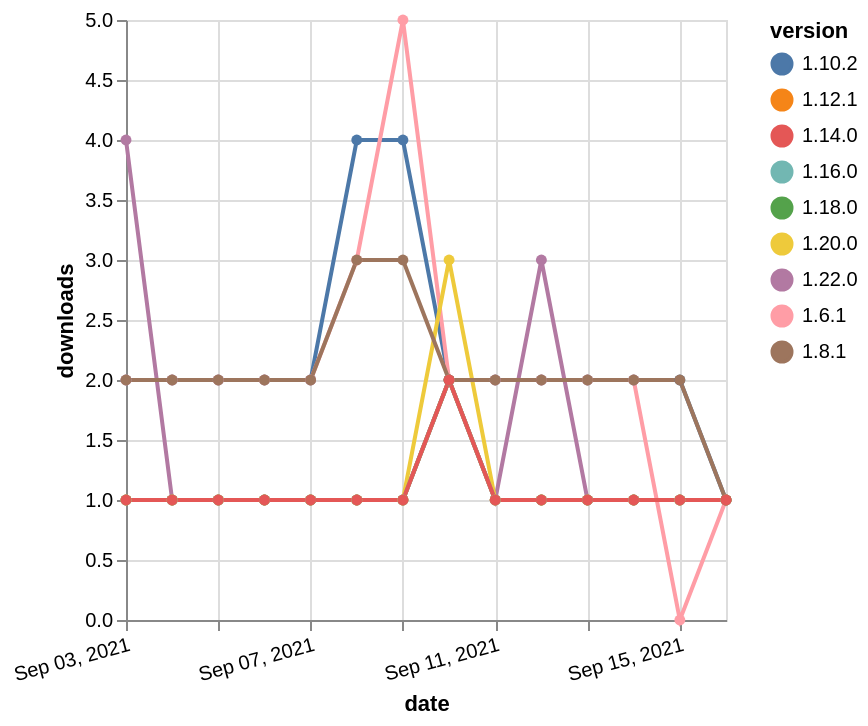

This figure's Vega-Lite source:
### Vega-Lite specification from a JSON file in a GitHub repository (floating-point values rounded to 4 significant figures)
{"$schema": "https://vega.github.io/schema/vega-lite/v5.json", "description": "A simple bar chart with embedded data.", "data": {"values": [{"date": "2021-09-03", "total": 2507, "delta": 2, "version": "1.10.2"}, {"date": "2021-09-04", "total": 2509, "delta": 2, "version": "1.10.2"}, {"date": "2021-09-05", "total": 2511, "delta": 2, "version": "1.10.2"}, {"date": "2021-09-06", "total": 2513, "delta": 2, "version": "1.10.2"}, {"date": "2021-09-07", "total": 2515, "delta": 2, "version": "1.10.2"}, {"date": "2021-09-08", "total": 2519, "delta": 4, "version": "1.10.2"}, {"date": "2021-09-09", "total": 2523, "delta": 4, "version": "1.10.2"}, {"date": "2021-09-10", "total": 2525, "delta": 2, "version": "1.10.2"}, {"date": "2021-09-11", "total": 2527, "delta": 2, "version": "1.10.2"}, {"date": "2021-09-12", "total": 2529, "delta": 2, "version": "1.10.2"}, {"date": "2021-09-13", "total": 2531, "delta": 2, "version": "1.10.2"}, {"date": "2021-09-14", "total": 2533, "delta": 2, "version": "1.10.2"}, {"date": "2021-09-15", "total": 2535, "delta": 2, "version": "1.10.2"}, {"date": "2021-09-16", "total": 2536, "delta": 1, "version": "1.10.2"}, {"date": "2021-09-03", "total": 169, "delta": 1, "version": "1.18.0"}, {"date": "2021-09-04", "total": 170, "delta": 1, "version": "1.18.0"}, {"date": "2021-09-05", "total": 171, "delta": 1, "version": "1.18.0"}, {"date": "2021-09-06", "total": 172, "delta": 1, "version": "1.18.0"}, {"date": "2021-09-07", "total": 173, "delta": 1, "version": "1.18.0"}, {"date": "2021-09-08", "total": 174, "delta": 1, "version": "1.18.0"}, {"date": "2021-09-09", "total": 175, "delta": 1, "version": "1.18.0"}, {"date": "2021-09-10", "total": 177, "delta": 2, "version": "1.18.0"}, {"date": "2021-09-11", "total": 178, "delta": 1, "version": "1.18.0"}, {"date": "2021-09-12", "total": 179, "delta": 1, "version": "1.18.0"}, {"date": "2021-09-13", "total": 180, "delta": 1, "version": "1.18.0"}, {"date": "2021-09-14", "total": 181, "delta": 1, "version": "1.18.0"}, {"date": "2021-09-15", "total": 182, "delta": 1, "version": "1.18.0"}, {"date": "2021-09-16", "total": 183, "delta": 1, "version": "1.18.0"}, {"date": "2021-09-03", "total": 3068, "delta": 2, "version": "1.6.1"}, {"date": "2021-09-04", "total": 3070, "delta": 2, "version": "1.6.1"}, {"date": "2021-09-05", "total": 3072, "delta": 2, "version": "1.6.1"}, {"date": "2021-09-06", "total": 3074, "delta": 2, "version": "1.6.1"}, {"date": "2021-09-07", "total": 3076, "delta": 2, "version": "1.6.1"}, {"date": "2021-09-08", "total": 3079, "delta": 3, "version": "1.6.1"}, {"date": "2021-09-09", "total": 3084, "delta": 5, "version": "1.6.1"}, {"date": "2021-09-10", "total": 3086, "delta": 2, "version": "1.6.1"}, {"date": "2021-09-11", "total": 3088, "delta": 2, "version": "1.6.1"}, {"date": "2021-09-12", "total": 3090, "delta": 2, "version": "1.6.1"}, {"date": "2021-09-13", "total": 3092, "delta": 2, "version": "1.6.1"}, {"date": "2021-09-14", "total": 3094, "delta": 2, "version": "1.6.1"}, {"date": "2021-09-15", "total": 3094, "delta": 0, "version": "1.6.1"}, {"date": "2021-09-16", "total": 3095, "delta": 1, "version": "1.6.1"}, {"date": "2021-09-03", "total": 131, "delta": 4, "version": "1.22.0"}, {"date": "2021-09-04", "total": 132, "delta": 1, "version": "1.22.0"}, {"date": "2021-09-05", "total": 133, "delta": 1, "version": "1.22.0"}, {"date": "2021-09-06", "total": 134, "delta": 1, "version": "1.22.0"}, {"date": "2021-09-07", "total": 135, "delta": 1, "version": "1.22.0"}, {"date": "2021-09-08", "total": 136, "delta": 1, "version": "1.22.0"}, {"date": "2021-09-09", "total": 137, "delta": 1, "version": "1.22.0"}, {"date": "2021-09-10", "total": 139, "delta": 2, "version": "1.22.0"}, {"date": "2021-09-11", "total": 140, "delta": 1, "version": "1.22.0"}, {"date": "2021-09-12", "total": 143, "delta": 3, "version": "1.22.0"}, {"date": "2021-09-13", "total": 144, "delta": 1, "version": "1.22.0"}, {"date": "2021-09-14", "total": 145, "delta": 1, "version": "1.22.0"}, {"date": "2021-09-15", "total": 146, "delta": 1, "version": "1.22.0"}, {"date": "2021-09-16", "total": 147, "delta": 1, "version": "1.22.0"}, {"date": "2021-09-03", "total": 245, "delta": 1, "version": "1.12.1"}, {"date": "2021-09-04", "total": 246, "delta": 1, "version": "1.12.1"}, {"date": "2021-09-05", "total": 247, "delta": 1, "version": "1.12.1"}, {"date": "2021-09-06", "total": 248, "delta": 1, "version": "1.12.1"}, {"date": "2021-09-07", "total": 249, "delta": 1, "version": "1.12.1"}, {"date": "2021-09-08", "total": 250, "delta": 1, "version": "1.12.1"}, {"date": "2021-09-09", "total": 251, "delta": 1, "version": "1.12.1"}, {"date": "2021-09-10", "total": 253, "delta": 2, "version": "1.12.1"}, {"date": "2021-09-11", "total": 254, "delta": 1, "version": "1.12.1"}, {"date": "2021-09-12", "total": 255, "delta": 1, "version": "1.12.1"}, {"date": "2021-09-13", "total": 256, "delta": 1, "version": "1.12.1"}, {"date": "2021-09-14", "total": 257, "delta": 1, "version": "1.12.1"}, {"date": "2021-09-15", "total": 258, "delta": 1, "version": "1.12.1"}, {"date": "2021-09-16", "total": 259, "delta": 1, "version": "1.12.1"}, {"date": "2021-09-03", "total": 202, "delta": 1, "version": "1.20.0"}, {"date": "2021-09-04", "total": 203, "delta": 1, "version": "1.20.0"}, {"date": "2021-09-05", "total": 204, "delta": 1, "version": "1.20.0"}, {"date": "2021-09-06", "total": 205, "delta": 1, "version": "1.20.0"}, {"date": "2021-09-07", "total": 206, "delta": 1, "version": "1.20.0"}, {"date": "2021-09-08", "total": 207, "delta": 1, "version": "1.20.0"}, {"date": "2021-09-09", "total": 208, "delta": 1, "version": "1.20.0"}, {"date": "2021-09-10", "total": 211, "delta": 3, "version": "1.20.0"}, {"date": "2021-09-11", "total": 212, "delta": 1, "version": "1.20.0"}, {"date": "2021-09-12", "total": 213, "delta": 1, "version": "1.20.0"}, {"date": "2021-09-13", "total": 214, "delta": 1, "version": "1.20.0"}, {"date": "2021-09-14", "total": 215, "delta": 1, "version": "1.20.0"}, {"date": "2021-09-15", "total": 216, "delta": 1, "version": "1.20.0"}, {"date": "2021-09-16", "total": 217, "delta": 1, "version": "1.20.0"}, {"date": "2021-09-03", "total": 350, "delta": 1, "version": "1.16.0"}, {"date": "2021-09-04", "total": 351, "delta": 1, "version": "1.16.0"}, {"date": "2021-09-05", "total": 352, "delta": 1, "version": "1.16.0"}, {"date": "2021-09-06", "total": 353, "delta": 1, "version": "1.16.0"}, {"date": "2021-09-07", "total": 354, "delta": 1, "version": "1.16.0"}, {"date": "2021-09-08", "total": 355, "delta": 1, "version": "1.16.0"}, {"date": "2021-09-09", "total": 356, "delta": 1, "version": "1.16.0"}, {"date": "2021-09-10", "total": 358, "delta": 2, "version": "1.16.0"}, {"date": "2021-09-11", "total": 359, "delta": 1, "version": "1.16.0"}, {"date": "2021-09-12", "total": 360, "delta": 1, "version": "1.16.0"}, {"date": "2021-09-13", "total": 361, "delta": 1, "version": "1.16.0"}, {"date": "2021-09-14", "total": 362, "delta": 1, "version": "1.16.0"}, {"date": "2021-09-15", "total": 363, "delta": 1, "version": "1.16.0"}, {"date": "2021-09-16", "total": 364, "delta": 1, "version": "1.16.0"}, {"date": "2021-09-03", "total": 2642, "delta": 2, "version": "1.8.1"}, {"date": "2021-09-04", "total": 2644, "delta": 2, "version": "1.8.1"}, {"date": "2021-09-05", "total": 2646, "delta": 2, "version": "1.8.1"}, {"date": "2021-09-06", "total": 2648, "delta": 2, "version": "1.8.1"}, {"date": "2021-09-07", "total": 2650, "delta": 2, "version": "1.8.1"}, {"date": "2021-09-08", "total": 2653, "delta": 3, "version": "1.8.1"}, {"date": "2021-09-09", "total": 2656, "delta": 3, "version": "1.8.1"}, {"date": "2021-09-10", "total": 2658, "delta": 2, "version": "1.8.1"}, {"date": "2021-09-11", "total": 2660, "delta": 2, "version": "1.8.1"}, {"date": "2021-09-12", "total": 2662, "delta": 2, "version": "1.8.1"}, {"date": "2021-09-13", "total": 2664, "delta": 2, "version": "1.8.1"}, {"date": "2021-09-14", "total": 2666, "delta": 2, "version": "1.8.1"}, {"date": "2021-09-15", "total": 2668, "delta": 2, "version": "1.8.1"}, {"date": "2021-09-16", "total": 2669, "delta": 1, "version": "1.8.1"}, {"date": "2021-09-03", "total": 201, "delta": 1, "version": "1.14.0"}, {"date": "2021-09-04", "total": 202, "delta": 1, "version": "1.14.0"}, {"date": "2021-09-05", "total": 203, "delta": 1, "version": "1.14.0"}, {"date": "2021-09-06", "total": 204, "delta": 1, "version": "1.14.0"}, {"date": "2021-09-07", "total": 205, "delta": 1, "version": "1.14.0"}, {"date": "2021-09-08", "total": 206, "delta": 1, "version": "1.14.0"}, {"date": "2021-09-09", "total": 207, "delta": 1, "version": "1.14.0"}, {"date": "2021-09-10", "total": 209, "delta": 2, "version": "1.14.0"}, {"date": "2021-09-11", "total": 210, "delta": 1, "version": "1.14.0"}, {"date": "2021-09-12", "total": 211, "delta": 1, "version": "1.14.0"}, {"date": "2021-09-13", "total": 212, "delta": 1, "version": "1.14.0"}, {"date": "2021-09-14", "total": 213, "delta": 1, "version": "1.14.0"}, {"date": "2021-09-15", "total": 214, "delta": 1, "version": "1.14.0"}, {"date": "2021-09-16", "total": 215, "delta": 1, "version": "1.14.0"}]}, "width": "container", "mark": {"type": "line", "point": {"filled": true}}, "encoding": {"x": {"field": "date", "type": "temporal", "timeUnit": "yearmonthdate", "title": "date", "axis": {"labelAngle": -15}}, "y": {"field": "delta", "type": "quantitative", "title": "downloads"}, "color": {"field": "version", "type": "nominal"}, "tooltip": {"field": "delta"}}}
